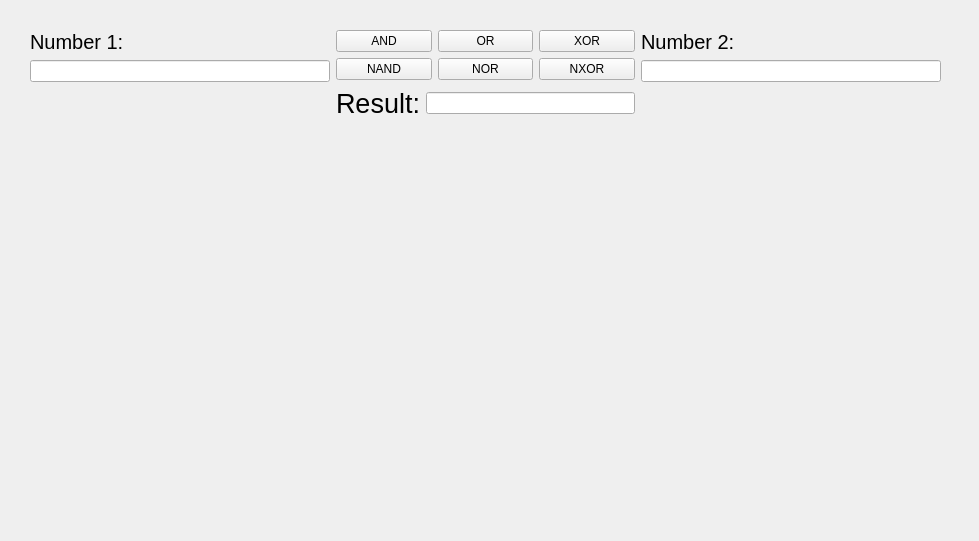
<?xml version="1.0" encoding="UTF-8"?>
<ui version="4.0">
 <class>Form</class>
 <widget class="QWidget" name="Form">
  <property name="geometry">
   <rect>
    <x>0</x>
    <y>0</y>
    <width>979</width>
    <height>541</height>
   </rect>
  </property>
  <property name="windowTitle">
   <string>Form</string>
  </property>
  <widget class="QWidget" name="gridLayoutWidget_2">
   <property name="geometry">
    <rect>
     <x>30</x>
     <y>30</y>
     <width>911</width>
     <height>471</height>
    </rect>
   </property>
   <layout class="QGridLayout" name="gridLayout_2">
    <item row="0" column="0">
     <layout class="QVBoxLayout" name="verticalLayout">
      <item>
       <widget class="QLabel" name="label_2">
        <property name="font">
         <font>
          <pointsize>15</pointsize>
         </font>
        </property>
        <property name="text">
         <string>Number 1:</string>
        </property>
       </widget>
      </item>
      <item>
       <widget class="QLineEdit" name="lineEdit"/>
      </item>
     </layout>
    </item>
    <item row="1" column="1">
     <layout class="QHBoxLayout" name="horizontalLayout">
      <item>
       <widget class="QLabel" name="label">
        <property name="font">
         <font>
          <pointsize>20</pointsize>
         </font>
        </property>
        <property name="text">
         <string>Result:</string>
        </property>
       </widget>
      </item>
      <item>
       <widget class="QLineEdit" name="lineEdit_3">
        <property name="readOnly">
         <bool>true</bool>
        </property>
       </widget>
      </item>
     </layout>
    </item>
    <item row="0" column="1">
     <layout class="QGridLayout" name="gridLayout">
      <item row="0" column="1">
       <widget class="QPushButton" name="pushButton_2">
        <property name="text">
         <string>OR</string>
        </property>
       </widget>
      </item>
      <item row="0" column="0">
       <widget class="QPushButton" name="pushButton">
        <property name="text">
         <string>AND</string>
        </property>
       </widget>
      </item>
      <item row="1" column="0">
       <widget class="QPushButton" name="pushButton_3">
        <property name="text">
         <string>NAND</string>
        </property>
       </widget>
      </item>
      <item row="1" column="1">
       <widget class="QPushButton" name="pushButton_4">
        <property name="text">
         <string>NOR</string>
        </property>
       </widget>
      </item>
      <item row="0" column="2">
       <widget class="QPushButton" name="pushButton_6">
        <property name="text">
         <string>XOR</string>
        </property>
       </widget>
      </item>
      <item row="1" column="2">
       <widget class="QPushButton" name="pushButton_5">
        <property name="text">
         <string>NXOR</string>
        </property>
       </widget>
      </item>
     </layout>
    </item>
    <item row="0" column="2">
     <layout class="QVBoxLayout" name="verticalLayout_2">
      <item>
       <widget class="QLabel" name="label_3">
        <property name="font">
         <font>
          <pointsize>15</pointsize>
         </font>
        </property>
        <property name="text">
         <string>Number 2:</string>
        </property>
       </widget>
      </item>
      <item>
       <widget class="QLineEdit" name="lineEdit_2"/>
      </item>
     </layout>
    </item>
    <item row="2" column="1">
     <widget class="ButtonInputs" name="widget" native="true"/>
    </item>
   </layout>
  </widget>
 </widget>
 <customwidgets>
  <customwidget>
   <class>ButtonInputs</class>
   <extends>QWidget</extends>
   <header>ui.easyUI.ButtonInputs</header>
   <container>1</container>
  </customwidget>
 </customwidgets>
 <resources/>
 <connections/>
</ui>
